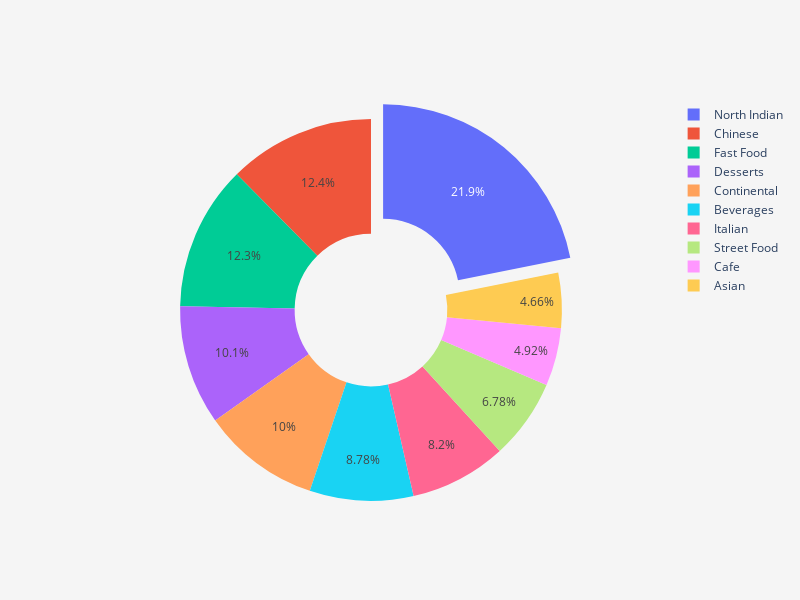

Source (notebook cell):
### Code cell
labels = top_10_cuisines_df['cuisine']
values = top_10_cuisines_df['count']
fig = go.Figure(data=[go.Pie(labels=labels, values=values, hole=0.4 ,hoverinfo="label+percent+value", pull =[0.1, 0, 0, 0, 0, 0, 0, 0, 0, 0] )])
fig.update_layout(
    autosize=False,
    width= 800,
    height = 600,
    paper_bgcolor="whitesmoke",
)
fig.show()

### Figure 1 — Plotly figure (JSON) as saved in the notebook; plotly's stock layout.template omitted (floating-point values rounded to 4 significant figures)
{"data": [{"hole": 0.4, "hoverinfo": "label+percent+value", "labels": ["North Indian", "Chinese", "Fast Food", "Desserts", "Continental", "Beverages", "Italian", "Street Food", "Cafe", "Asian"], "pull": [0.1, 0, 0, 0, 0, 0, 0, 0, 0, 0], "type": "pie", "values": [680, 386, 382, 315, 311, 273, 255, 211, 153, 145]}], "layout": {"autosize": false, "height": 600, "paper_bgcolor": "whitesmoke", "width": 800}}
